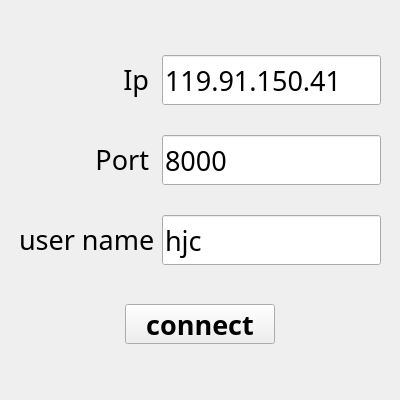
<?xml version="1.0" encoding="UTF-8"?>
<ui version="4.0">
 <class>Login</class>
 <widget class="QWidget" name="Login">
  <property name="geometry">
   <rect>
    <x>0</x>
    <y>0</y>
    <width>400</width>
    <height>400</height>
   </rect>
  </property>
  <property name="sizePolicy">
   <sizepolicy hsizetype="Preferred" vsizetype="Preferred">
    <horstretch>0</horstretch>
    <verstretch>0</verstretch>
   </sizepolicy>
  </property>
  <property name="minimumSize">
   <size>
    <width>400</width>
    <height>400</height>
   </size>
  </property>
  <property name="maximumSize">
   <size>
    <width>600</width>
    <height>600</height>
   </size>
  </property>
  <property name="windowTitle">
   <string>Login</string>
  </property>
  <property name="windowIcon">
   <iconset resource="res.qrc">
    <normaloff>:/icons/res/Jc.png</normaloff>:/icons/res/Jc.png</iconset>
  </property>
  <layout class="QHBoxLayout" name="horizontalLayout_6">
   <item>
    <layout class="QHBoxLayout" name="horizontalLayout_5">
     <item>
      <spacer name="horizontalSpacer">
       <property name="orientation">
        <enum>Qt::Horizontal</enum>
       </property>
       <property name="sizeHint" stdset="0">
        <size>
         <width>40</width>
         <height>20</height>
        </size>
       </property>
      </spacer>
     </item>
     <item>
      <layout class="QVBoxLayout" name="verticalLayout">
       <item>
        <spacer name="verticalSpacer">
         <property name="orientation">
          <enum>Qt::Vertical</enum>
         </property>
         <property name="sizeType">
          <enum>QSizePolicy::Fixed</enum>
         </property>
         <property name="sizeHint" stdset="0">
          <size>
           <width>20</width>
           <height>20</height>
          </size>
         </property>
        </spacer>
       </item>
       <item>
        <layout class="QHBoxLayout" name="horizontalLayout" stretch="5,8">
         <item>
          <widget class="QLabel" name="ipLabel">
           <property name="sizePolicy">
            <sizepolicy hsizetype="Preferred" vsizetype="Fixed">
             <horstretch>0</horstretch>
             <verstretch>0</verstretch>
            </sizepolicy>
           </property>
           <property name="minimumSize">
            <size>
             <width>50</width>
             <height>50</height>
            </size>
           </property>
           <property name="font">
            <font>
             <family>等线</family>
             <pointsize>20</pointsize>
             <weight>75</weight>
             <bold>true</bold>
            </font>
           </property>
           <property name="text">
            <string>&lt;html&gt;&lt;head/&gt;&lt;body&gt;&lt;p align=&quot;right&quot;&gt;&lt;span style=&quot; font-weight:400;&quot;&gt;Ip &lt;/span&gt;&lt;/p&gt;&lt;/body&gt;&lt;/html&gt;</string>
           </property>
          </widget>
         </item>
         <item>
          <widget class="QLineEdit" name="ipLineEdit">
           <property name="sizePolicy">
            <sizepolicy hsizetype="Preferred" vsizetype="Fixed">
             <horstretch>0</horstretch>
             <verstretch>0</verstretch>
            </sizepolicy>
           </property>
           <property name="minimumSize">
            <size>
             <width>0</width>
             <height>50</height>
            </size>
           </property>
           <property name="font">
            <font>
             <family>等线</family>
             <pointsize>20</pointsize>
             <weight>50</weight>
             <bold>false</bold>
            </font>
           </property>
           <property name="text">
            <string>119.91.150.41</string>
           </property>
          </widget>
         </item>
        </layout>
       </item>
       <item>
        <layout class="QHBoxLayout" name="horizontalLayout_2" stretch="5,8">
         <item>
          <widget class="QLabel" name="ipLabel_2">
           <property name="sizePolicy">
            <sizepolicy hsizetype="Preferred" vsizetype="Fixed">
             <horstretch>0</horstretch>
             <verstretch>0</verstretch>
            </sizepolicy>
           </property>
           <property name="minimumSize">
            <size>
             <width>50</width>
             <height>50</height>
            </size>
           </property>
           <property name="font">
            <font>
             <family>等线</family>
             <pointsize>20</pointsize>
             <weight>75</weight>
             <bold>true</bold>
            </font>
           </property>
           <property name="text">
            <string>&lt;html&gt;&lt;head/&gt;&lt;body&gt;&lt;p align=&quot;right&quot;&gt;&lt;span style=&quot; font-weight:400;&quot;&gt;Port &lt;/span&gt;&lt;/p&gt;&lt;/body&gt;&lt;/html&gt;</string>
           </property>
          </widget>
         </item>
         <item>
          <widget class="QLineEdit" name="portLineEdit">
           <property name="sizePolicy">
            <sizepolicy hsizetype="Preferred" vsizetype="Fixed">
             <horstretch>0</horstretch>
             <verstretch>0</verstretch>
            </sizepolicy>
           </property>
           <property name="minimumSize">
            <size>
             <width>0</width>
             <height>50</height>
            </size>
           </property>
           <property name="font">
            <font>
             <family>等线</family>
             <pointsize>20</pointsize>
             <weight>50</weight>
             <bold>false</bold>
            </font>
           </property>
           <property name="text">
            <string>8000</string>
           </property>
          </widget>
         </item>
        </layout>
       </item>
       <item>
        <layout class="QHBoxLayout" name="horizontalLayout_3" stretch="5,8">
         <item>
          <widget class="QLabel" name="ipLabel_3">
           <property name="sizePolicy">
            <sizepolicy hsizetype="Preferred" vsizetype="Fixed">
             <horstretch>0</horstretch>
             <verstretch>0</verstretch>
            </sizepolicy>
           </property>
           <property name="minimumSize">
            <size>
             <width>50</width>
             <height>50</height>
            </size>
           </property>
           <property name="maximumSize">
            <size>
             <width>16777215</width>
             <height>100</height>
            </size>
           </property>
           <property name="font">
            <font>
             <family>等线</family>
             <pointsize>28</pointsize>
             <weight>75</weight>
             <bold>true</bold>
            </font>
           </property>
           <property name="text">
            <string>&lt;html&gt;&lt;head/&gt;&lt;body&gt;&lt;p align=&quot;right&quot;&gt;&lt;span style=&quot; font-size:20pt; font-weight:400;&quot;&gt;user name &lt;/span&gt;&lt;/p&gt;&lt;/body&gt;&lt;/html&gt;</string>
           </property>
          </widget>
         </item>
         <item>
          <widget class="QLineEdit" name="usernameLineEdit">
           <property name="sizePolicy">
            <sizepolicy hsizetype="Preferred" vsizetype="Fixed">
             <horstretch>0</horstretch>
             <verstretch>0</verstretch>
            </sizepolicy>
           </property>
           <property name="minimumSize">
            <size>
             <width>0</width>
             <height>50</height>
            </size>
           </property>
           <property name="font">
            <font>
             <family>等线</family>
             <pointsize>20</pointsize>
             <weight>50</weight>
             <bold>false</bold>
            </font>
           </property>
           <property name="text">
            <string>hjc</string>
           </property>
          </widget>
         </item>
        </layout>
       </item>
       <item>
        <widget class="QWidget" name="widget" native="true">
         <property name="sizePolicy">
          <sizepolicy hsizetype="Preferred" vsizetype="Fixed">
           <horstretch>0</horstretch>
           <verstretch>0</verstretch>
          </sizepolicy>
         </property>
         <layout class="QHBoxLayout" name="horizontalLayout_4">
          <item>
           <spacer name="rightHorizontalSpacer">
            <property name="orientation">
             <enum>Qt::Horizontal</enum>
            </property>
            <property name="sizeHint" stdset="0">
             <size>
              <width>20</width>
              <height>20</height>
             </size>
            </property>
           </spacer>
          </item>
          <item>
           <widget class="QPushButton" name="connectPushButton">
            <property name="sizePolicy">
             <sizepolicy hsizetype="Preferred" vsizetype="Fixed">
              <horstretch>0</horstretch>
              <verstretch>0</verstretch>
             </sizepolicy>
            </property>
            <property name="minimumSize">
             <size>
              <width>150</width>
              <height>40</height>
             </size>
            </property>
            <property name="maximumSize">
             <size>
              <width>150</width>
              <height>40</height>
             </size>
            </property>
            <property name="sizeIncrement">
             <size>
              <width>0</width>
              <height>250</height>
             </size>
            </property>
            <property name="font">
             <font>
              <family>等线</family>
              <pointsize>20</pointsize>
              <weight>75</weight>
              <bold>true</bold>
             </font>
            </property>
            <property name="text">
             <string>connect</string>
            </property>
           </widget>
          </item>
          <item>
           <spacer name="leftHorizontalSpacer">
            <property name="orientation">
             <enum>Qt::Horizontal</enum>
            </property>
            <property name="sizeHint" stdset="0">
             <size>
              <width>20</width>
              <height>20</height>
             </size>
            </property>
           </spacer>
          </item>
         </layout>
        </widget>
       </item>
       <item>
        <spacer name="verticalSpacer_2">
         <property name="orientation">
          <enum>Qt::Vertical</enum>
         </property>
         <property name="sizeType">
          <enum>QSizePolicy::Fixed</enum>
         </property>
         <property name="sizeHint" stdset="0">
          <size>
           <width>20</width>
           <height>10</height>
          </size>
         </property>
        </spacer>
       </item>
      </layout>
     </item>
     <item>
      <spacer name="horizontalSpacer_2">
       <property name="orientation">
        <enum>Qt::Horizontal</enum>
       </property>
       <property name="sizeHint" stdset="0">
        <size>
         <width>40</width>
         <height>20</height>
        </size>
       </property>
      </spacer>
     </item>
    </layout>
   </item>
  </layout>
 </widget>
 <resources>
  <include location="res.qrc"/>
 </resources>
 <connections/>
</ui>
